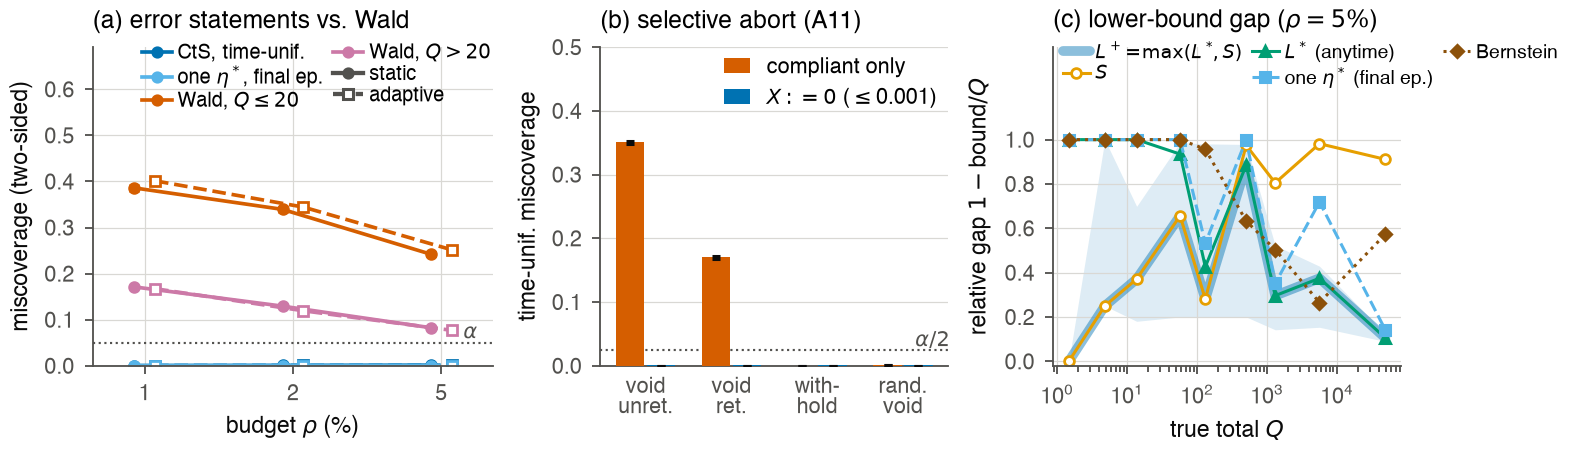

Python code for this plot:
"""Fig. 3 rev1 (E2, review R1-M3): as fig3_validity.py, plus the VALID fixed-time comparator.

(a) two-sided miscoverage vs rho: CtS time-uniform, CtS-type fixed-time bound with one pre-registered eta (Chernoff
    lower / Fan upper at the final epoch), and fixed-time Wald (Q <= 20, Q > 20); static solid, adaptive dashed;
(b) selective abort A11 (unchanged);
(c) relative lower-bound gap vs Q at the final epoch: S, the anytime L* and L+ = max(L*, S), and the fixed-time bounds
    with one eta* (Chernoff) and the Bernstein bound with the floor variance (raw bounds, clipped at 1).

Input: results/summary/E2_summary_rev1.parquet (scripts/90_aggregate.py --exp E2 --rev rev1). Output:
figures/fig3_validity_rev1.pdf (+ .png preview, .caption.txt sidecar). figures/fig3_validity.pdf is not touched.

    .venv/bin/python -I P1_CommitThenSample/figures/fig3_validity_rev1.py
"""
from __future__ import annotations

import importlib.util
import json
import sys
from pathlib import Path

import numpy as np
import pandas as pd

HERE = Path(__file__).resolve().parent
P1 = HERE.parent
sys.path.insert(0, str(P1 / "src"))
_spec = importlib.util.spec_from_file_location("fig3_rev0", HERE / "fig3_validity.py")
F0 = importlib.util.module_from_spec(_spec)
_spec.loader.exec_module(F0)                      # style(), panel_b(), palette C (Agg backend)

import matplotlib.pyplot as plt  # noqa: E402
from matplotlib.lines import Line2D  # noqa: E402

from ctsample.sim.metrics import wilson  # noqa: E402

SUMMARY = P1 / "results" / "summary"
C = dict(F0.C, sky="#56B4E9", brown="#8C510A")   # Okabe-Ito sky blue / brown for the new series (validated, dataviz)
ALPHA = F0.ALPHA


def pooled_n(g: pd.DataFrame, flag: str):
    """Pooled miss with the flag's own n (fixed-time flags) or the pair n."""
    if f"{flag}_n" in g:
        gg = g[g[f"{flag}_n"].fillna(0) > 0]
        k, n = int(gg[f"{flag}_k"].sum()), int(gg[f"{flag}_n"].sum())
    else:
        k, n = int(g[f"{flag}_k"].sum()), int(g["n"].sum())
    p, lo, hi = wilson(k, n)
    return float(p), float(lo), float(hi), k, n


def panel_a(ax, S):
    H = S[(S["part"] == "main") & (S["variant"] == "honest") & S["kind"].isin(["lp_iot23", "lp_edge"]) & (S["Q_stream"] > 0)]
    rhos = sorted(H["rho"].unique())
    x = np.arange(len(rhos))
    series = [("CtS, time-unif.", "ours_tu", None, C["blue"]),
              ("one $\\eta^*$, final ep.", "ft1_2s", None, C["sky"]),
              ("Wald, $Q\\leq20$", "wald_ft", "Q1-20", C["orange"]),
              ("Wald, $Q>20$", "wald_ft", "Q>20", C["aqua"])]
    off = {"static": -0.07, "adaptive": 0.07}
    vals_out = {}
    for lab, fl, st, col in series:
        for arm, ls, mk in (("static", "-", "o"), ("adaptive", "--", "s")):
            g = H[H["arm"] == arm]
            if st is not None:
                g = g[g["stratum"] == st]
            vals = [pooled_n(g[np.isclose(g["rho"], r)], fl) for r in rhos]
            p = np.array([v[0] for v in vals])
            lo = np.array([v[1] for v in vals])
            hi = np.array([v[2] for v in vals])
            vals_out[f"{fl}/{st or 'Q>0'}/{arm}"] = [{"rho": float(r), "miss": float(v[0]), "k": v[3], "n": v[4]}
                                                     for r, v in zip(rhos, vals)]
            ax.errorbar(x + off[arm], p, yerr=[np.clip(p - lo, 0, None), np.clip(hi - p, 0, None)], color=col, ls=ls,
                        marker=mk, ms=3.2, lw=1.2, capsize=1.5, elinewidth=0.7, mfc=col if arm == "static" else "white",
                        mew=0.9)
    ax.axhline(ALPHA, color=C["ink2"], lw=0.7, ls=":")
    ax.text(len(rhos) - 1 + 0.25, ALPHA, r"$\alpha$", va="bottom", ha="right", fontsize=7, color=C["ink2"])
    ax.set_xticks(x, [f"{100 * r:g}" for r in rhos])
    ax.set_xlabel(r"budget $\rho$ (%)")
    ax.set_ylabel("miscoverage (two-sided)")
    ax.set_xlim(-0.35, len(rhos) - 0.65)
    top = max(0.3, ax.get_ylim()[1])
    ax.set_ylim(0, top * 1.62)
    hand = [Line2D([], [], color=c, lw=1.2, marker="o", ms=3) for _, _, _, c in series]
    hand += [Line2D([], [], color=C["ink2"], ls="-", marker="o", ms=3),
             Line2D([], [], color=C["ink2"], ls="--", marker="s", ms=3, mfc="white")]
    labs = [s[0] for s in series] + ["static", "adaptive"]
    ax.legend(hand, labs, loc="upper right", bbox_to_anchor=(1.02, 1.04), ncol=2, handlelength=1.5, borderaxespad=0.1,
              labelspacing=0.15, columnspacing=0.5, handletextpad=0.3, fontsize=6.5)
    ax.set_title("(a) error statements vs. Wald", loc="left")
    return vals_out


def panel_c(ax, S):
    H = S[(S["part"] == "main") & (S["variant"] == "honest") & (S["arm"] == "static") & np.isclose(S["rho"], 0.05)
          & S["kind"].isin(["lp_iot23", "lp_edge"]) & (S["Q_stream"] > 0)].copy()
    edges = np.array([1, 3, 10, 30, 100, 300, 1000, 3000, 10000, 1e6])
    H["bin"] = np.digitize(H["Q_stream"], edges) - 1
    cols = ("gap_S_med", "gap_Lstar_med", "rel_lcb_gap_med", "gapraw_ft1_med", "gapraw_ftb_med")
    rows = []
    for b, g in H.groupby("bin"):
        if len(g) < 3:
            continue
        xc = float(np.exp(np.mean(np.log(g["Q_stream"]))))
        rows.append((xc, len(g), *[np.quantile(g[c].dropna(), [0.25, 0.5, 0.75]) for c in cols]))
    xs = np.array([r[0] for r in rows])
    q = {c: np.array([r[2 + i] for r in rows]) for i, c in enumerate(cols)}
    ax.fill_between(xs, q["rel_lcb_gap_med"][:, 0], q["rel_lcb_gap_med"][:, 2], color=C["blue"], alpha=0.13, lw=0)
    ax.plot(xs, q["rel_lcb_gap_med"][:, 1], color=C["blue"], lw=3.2, alpha=0.45, solid_capstyle="round",
            label="$L^+\\!=\\!\\max(L^*\\!,S)$")
    ax.plot(xs, q["gap_S_med"][:, 1], color=C["yellow"], lw=1.0, marker="o", ms=3.2, mfc="white", mew=0.9, label="$S$")
    ax.plot(xs, q["gap_Lstar_med"][:, 1], color=C["green"], lw=1.0, marker="^", ms=3.2, label="$L^*$ (anytime)")
    ax.plot(xs, q["gapraw_ft1_med"][:, 1], color=C["sky"], lw=1.0, ls="--", marker="s", ms=3.0,
            label="one $\\eta^*$ (final ep.)")
    ax.plot(xs, q["gapraw_ftb_med"][:, 1], color=C["brown"], lw=1.0, ls=":", marker="D", ms=2.8, label="Bernstein")
    ax.set_xscale("log")
    ax.set_xlabel("true total $Q$")
    ax.set_ylabel("relative gap $1-$bound$/Q$")
    ax.set_ylim(-0.02, 1.42)
    ax.set_yticks([0, 0.2, 0.4, 0.6, 0.8, 1.0])
    ax.legend(loc="upper left", bbox_to_anchor=(0.0, 1.05), ncol=3, borderaxespad=0.1, handlelength=1.4,
              labelspacing=0.15, columnspacing=0.5, handletextpad=0.3, fontsize=6.3)
    ax.set_title("(c) lower-bound gap ($\\rho=5\\%$)", loc="left")
    return [{"Q_geo": float(r[0]), "n_pairs": int(r[1]), **{c: list(map(float, r[2 + i])) for i, c in enumerate(cols)}}
            for r in rows]


def main() -> int:
    F0.style()
    S = pd.read_parquet(SUMMARY / "E2_summary_rev1.parquet")
    fig, axs = plt.subplots(1, 3, figsize=(7.16, 2.05), gridspec_kw={"width_ratios": [1.15, 1.0, 1.0]}, layout="constrained")
    va = panel_a(axs[0], S)
    a11 = F0.panel_b(axs[1], S)
    binsC = panel_c(axs[2], S)
    out = HERE / "fig3_validity_rev1.pdf"
    fig.savefig(out)
    fig.savefig(HERE / "fig3_validity_rev1.png", dpi=220)
    H = S[(S["part"] == "main") & (S["variant"] == "honest") & S["kind"].isin(["lp_iot23", "lp_edge"])]
    reps = H.groupby(["kind", "rho"])["n"].max().to_dict()
    A = S[(S["part"] == "a11") & (S["kind"] == "lp_iot23")]
    cap = {
        "figure": "fig3_validity_rev1.pdf (rev1 variant of fig3_validity.pdf; source results/summary/E2_summary_rev1.parquet)",
        "alpha": ALPHA, "alpha_per_side": ALPHA / 2,
        "R": {f"{k}/rho={r:g}": int(v) for (k, r), v in reps.items()},
        "streams": H.groupby("kind")["stream"].nunique().to_dict(),
        "panel_a": "pooled over (stream, estimand) pairs with Q > 0 of LP-IoT23 and LP-Edge; CtS time-unif. = L+ lower side "
                   "OR U+ upper side wrong at any epoch (UCS on indicator estimands); one eta* = the same supermartingales "
                   "with ONE pre-registered eta evaluated once at the final epoch (L = Qhat - l/eta* - eta* V/2, "
                   "eta* = sqrt(2 l/V_ref); U = Qhat + (l + W(eta_U))/eta_U, eta_U = min(0.999/cbar, eta*); valid at that "
                   "epoch only); Wald = final epoch; Wilson 95% intervals",
        "panel_a_values": va,
        "panel_b": f"unchanged from rev0: LP-IoT23 ({A['stream'].nunique()} streams), rho = 5%, static and adaptive arms "
                   "pooled; side attacked by each rule: void unretained -> lower, others -> upper (UCS)",
        "panel_b_values": {k: {"miss": v[0], "k": v[1], "n": v[2]} for k, v in a11.items()},
        "panel_c": "static design, rho = 5%, LP-IoT23 and LP-Edge pairs with Q > 0, binned by Q (log bins); line = median over "
                   "pairs of the per-pair median (first 200 reps, final epoch) of 1 - S/Q, 1 - L*/Q (clipped at 1), "
                   "1 - L+/Q (band = IQR over pairs), and of the fixed-time bounds alone 1 - L/Q (clipped at 1): one eta* "
                   "(Chernoff) and Bernstein with the floor-based variance bound kappa Q",
        "panel_c_bins": binsC,
        "text_for_caption": "E2: (a) two-sided miscoverage vs rho of the CtS statements (time-uniform), of the same bounds "
                            "with one pre-registered eta evaluated at the final epoch only (valid at that time) and of "
                            "fixed-time Wald intervals, static (solid) and adaptive (dashed) designs; (b) time-uniform "
                            "miscoverage under selective abort A11 (rho = 5%); (c) relative gap at the final epoch vs Q of "
                            "the sure count S, the anytime L* and L+, and the fixed-time bounds (one eta*, Bernstein) "
                            "(rho = 5%, static). LP-IoT23 and LP-Edge, R = 1,000 (LP-IoT23, rho = 5%) / 500, alpha = 0.05, "
                            "Wilson 95% intervals."}
    (HERE / "fig3_validity_rev1.caption.txt").write_text(json.dumps(cap, indent=1))
    print(f"wrote {out}")
    return 0


if __name__ == "__main__":
    sys.exit(main())
